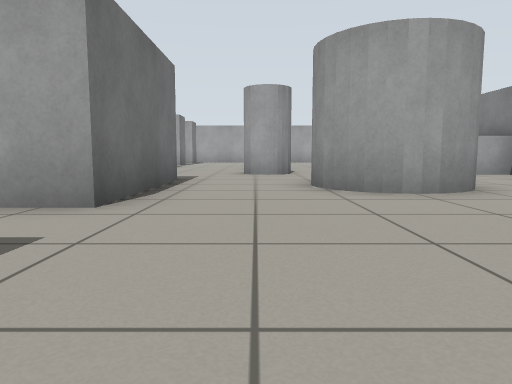
View 1 (above)

20 first-person views from a walk through a robot-simulator world made for Gazebo. The camera is 0.5 m above the floor, tilts 6° down and sees 70° across. The floor is counted in squares, 1 m on a side. Each view is taken from the middle of a square. On the plan, view 1 faces up. The plan holds only what a view shows up to about 9 squares ahead; the rest is blank.

View 2
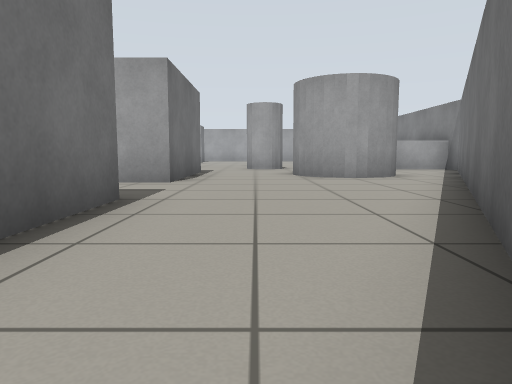

View 3
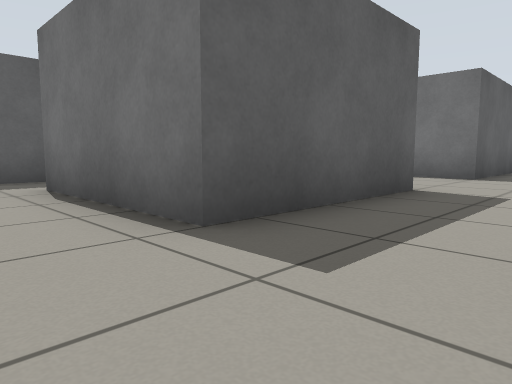

View 4
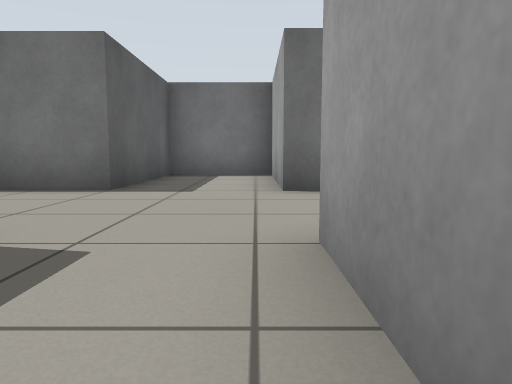

View 5
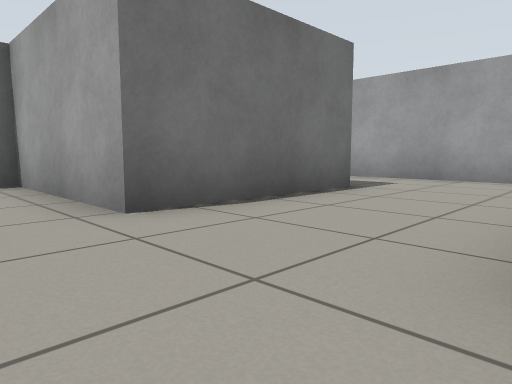

View 6
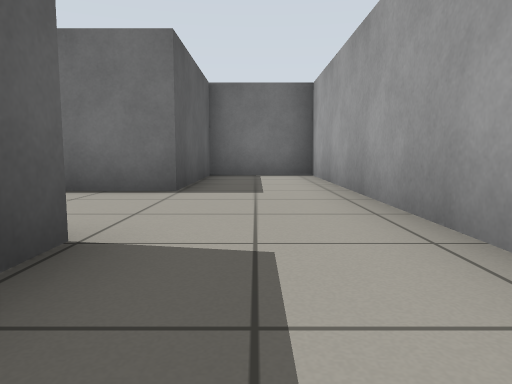

View 7
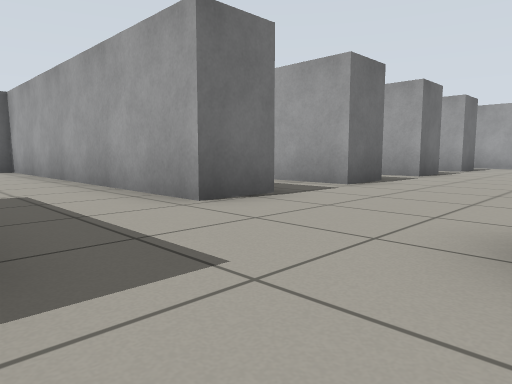

View 8
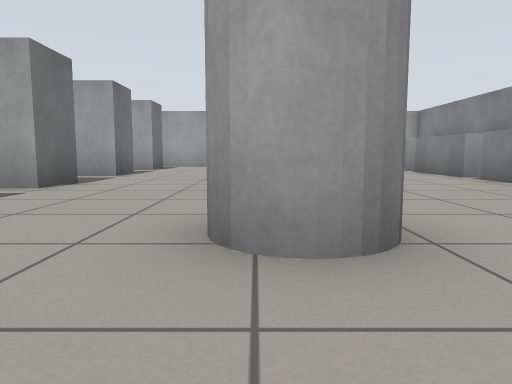

View 9
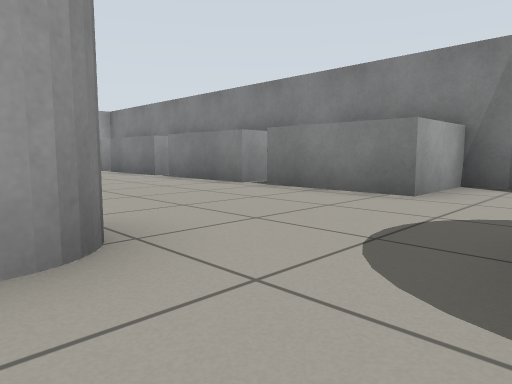

View 10
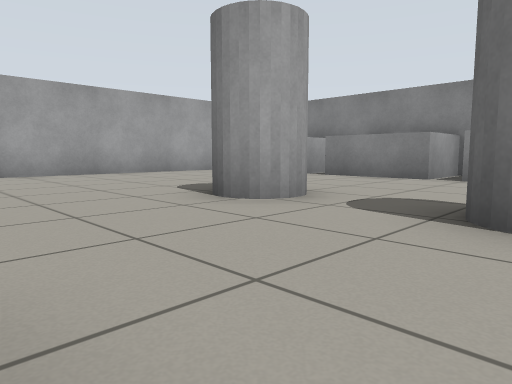

View 11
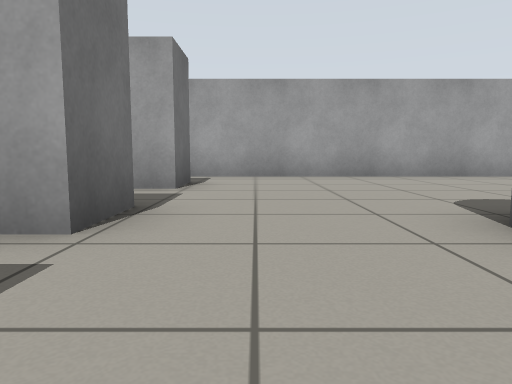

View 12
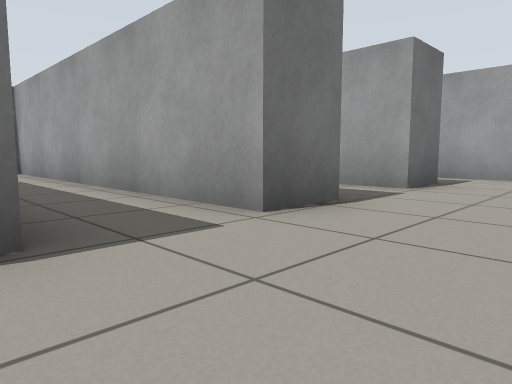

View 13
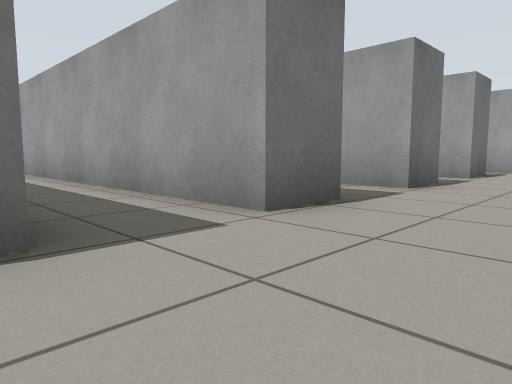

View 14
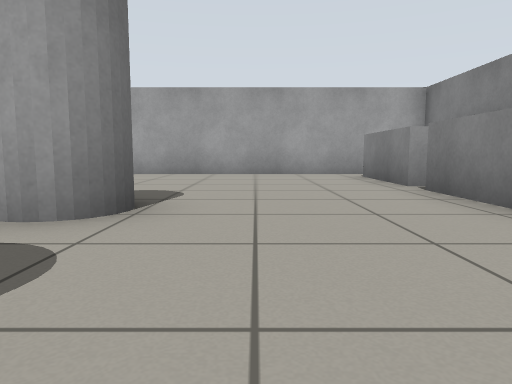

View 15
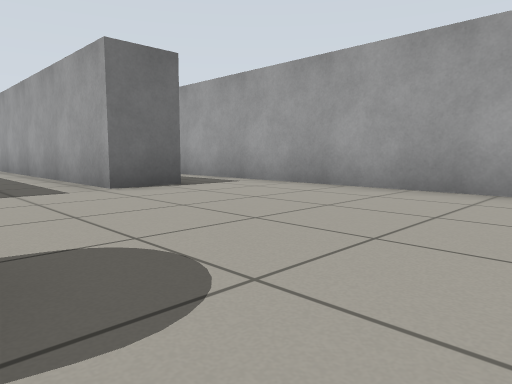

View 16
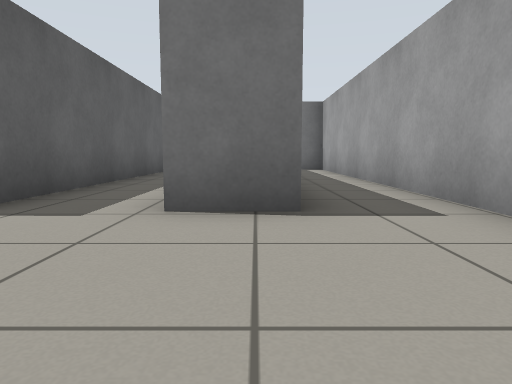

View 17
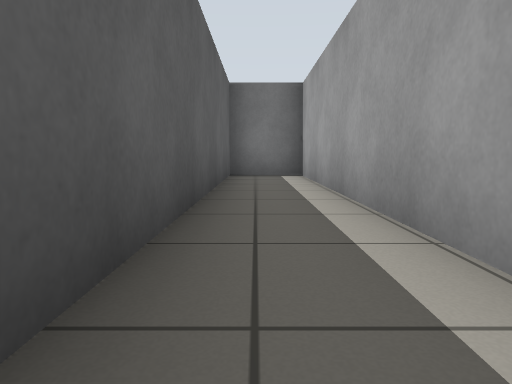

View 18
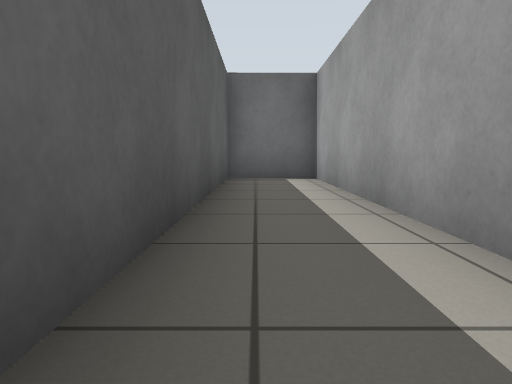

View 19
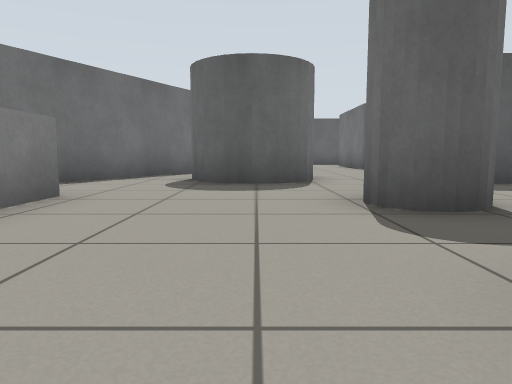

View 20
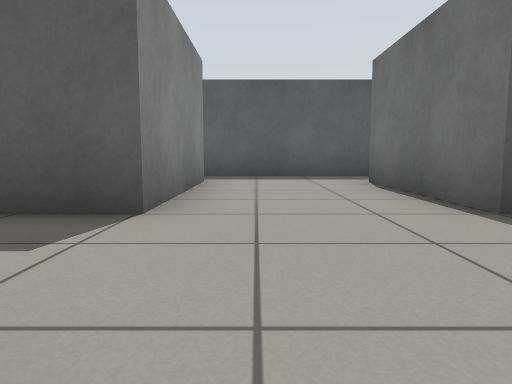

### Floor plan
Key: @ floor where view 1 was taken; # wall or solid block; . floor; = window, fence, low wall or low ledge.
Columns run from 12 left of view 1 to 6 right of it. Each row starts with its distance up from view 1.
 21 ###################
 20 #................=#
 19 #########........##
 18 #########........##
 17 #................=#
 16 #########........##
 15 #########...#....##
 14      ............=#
 13  ########........##
 12   ..........#....##
 11      ............#
 10 #########........##
  9 #...........#....##
  8 #.................#
  7 #####..#  #.......#
  6     #..   #..###.##
  5     #..   #..###.#
  4 #####..####.....##
  3 #...............#
  2 #..............##
  1 #####..####....#
  0     #..#  #.@.##
 -1     #..#  #...#
 -2     #..#  #..
 -3     ....  ...
 -4    #####  ##

Positions as (right, up) in squares from view 1, and headings:
1: (0, 0), facing up
2: (0, -3), facing up
3: (0, 3), facing down-left
4: (-3, 3), facing left
5: (-5, 2), facing up-left
6: (-3, 8), facing left
7: (0, 7), facing up-left
8: (0, 7), facing up
9: (0, 7), facing up-right
10: (-3, 12), facing up-right
11: (-2, 13), facing up
12: (-1, 13), facing up-left
13: (-1, 10), facing up-left
14: (2, 12), facing up
15: (2, 16), facing up-left
16: (0, 19), facing left
17: (-3, 20), facing left
18: (-4, 17), facing left
19: (2, 13), facing down
20: (-6, 4), facing down
